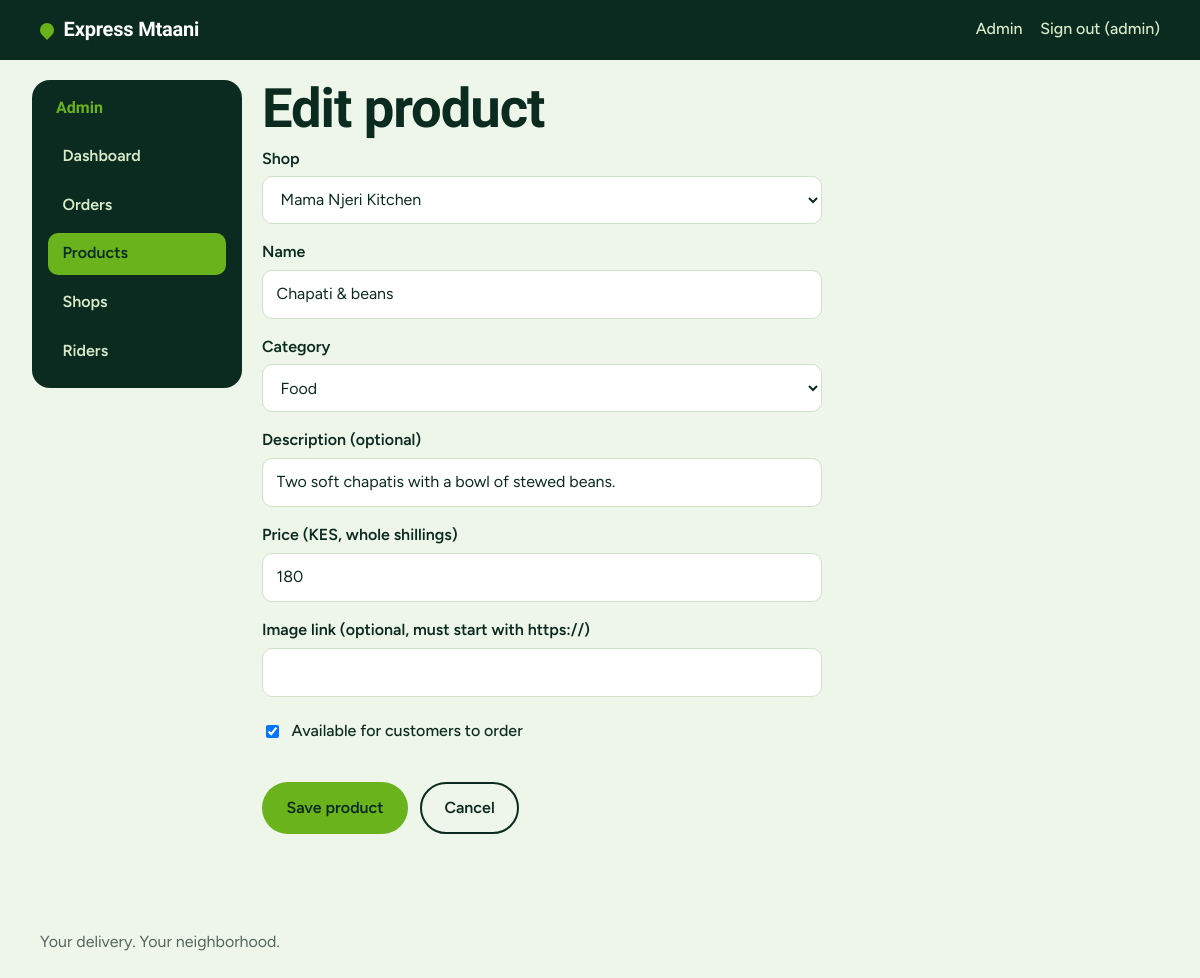
Page /admin/products/1/edit (signed in) on the committed database.
### app/models.py (models this page shows, shortened)
class User(UserMixin, db.Model):
    __tablename__ = "users"
    id = db.Column(db.Integer, primary_key=True)
    name = db.Column(db.String(80), nullable=False)
    email = db.Column(db.String(120), unique=True, nullable=False, index=True)
    phone = db.Column(db.String(20), nullable=False)
    password_hash = db.Column(db.String(255), nullable=False)
    role = db.Column(db.String(20), nullable=False, default="customer", index=True)
    active = db.Column(db.Boolean, nullable=False, default=True)
    approved = db.Column(db.Boolean, nullable=False, default=True)  # riders start unapproved
    created_at = db.Column(db.DateTime, nullable=False, default=utcnow)
    online = db.Column(db.Boolean, nullable=False, default=False)
    last_lat = db.Column(db.Float)
    last_lng = db.Column(db.Float)
    last_seen_at = db.Column(db.DateTime)
    @property
    def is_active(self):  # Flask-Login
        return bool(self.active)
    @property
    def first_name(self):
        return (self.name or "").split(" ")[0]

class Product(db.Model):
    __tablename__ = "products"
    id = db.Column(db.Integer, primary_key=True)
    shop_id = db.Column(db.Integer, db.ForeignKey("shops.id"), nullable=False, index=True)
    category = db.Column(db.String(30), nullable=False, default="food", index=True)
    name = db.Column(db.String(120), nullable=False)
    description = db.Column(db.String(255), nullable=False, default="")
    price = db.Column(db.Integer, nullable=False)  # whole Kenyan shillings
    image_url = db.Column(db.String(500))
    is_available = db.Column(db.Boolean, nullable=False, default=True)
    created_at = db.Column(db.DateTime, nullable=False, default=utcnow)
    shop = db.relationship("Shop", back_populates="products")

### app/admin.py (the view)
@bp.route("/products/<int:product_id>/edit", methods=["GET", "POST"])
def product_edit(product_id):
    product = db.get_or_404(Product, product_id)
    shops = Shop.query.order_by(Shop.name).all()
    values = {"shop_id": product.shop_id, "name": product.name, "description": product.description,
              "category": product.category, "price": product.price, "image_url": product.image_url or "",
              "is_available": product.is_available}
    errors = []
    if request.method == "POST":
        updated, values, errors = _product_from_form(product)
        if updated:
            db.session.commit()
            flash("Product updated.", "success")
            return redirect(url_for("admin.products"))
    return render_template("admin/product_form.html", values=values, errors=errors, shops=shops,
                           categories=CATEGORIES, editing=product), (400 if errors else 200)

### app/admin.py (called while the page is built)
@bp.before_request
def admin_only():
    if not current_user.is_authenticated:
        return redirect(url_for("auth.login", next=request.path))
    if current_user.role != "admin":
        abort(403)

### app/models.py (called while the page is built)
@login_manager.user_loader
def load_user(user_id):
    try:
        user = db.session.get(User, int(user_id))
    except (TypeError, ValueError):
        return None
    if user and user.active and (user.role != "rider" or user.approved):
        return user
    return None

### app/storefront.py (called while the page is built)
def _cart():
    cart = session.get("cart")
    if not isinstance(cart, dict) or not isinstance(cart.get("items"), dict) or "shop_id" not in cart:
        return {"shop_id": None, "items": {}}
    return cart

@bp.app_context_processor
def inject_cart_count():
    items = _cart()["items"]
    return {"cart_count": sum(v for v in items.values() if isinstance(v, int))}

### app/templates/admin/product_form.html (shortened to what this page needs)
{% extends "admin/base.html" %}
{% block admin %}
<h1>{{ 'Edit product' if editing else 'Add a product' }}</h1>
<form method="post" class="stack form-narrow" novalidate>
  <label class="field"><span class="field__label">Shop</span>
    <select name="shop_id" required>
      {% for s in shops %}<option value="{{ s.id }}" {{ 'selected' if values.shop_id|string == s.id|string }}>{{ s.name }}</option>{% endfor %}
    </select></label>
  <label class="field"><span class="field__label">Name</span>
    <input name="name" required maxlength="120" value="{{ values.name }}"></label>
  <label class="field"><span class="field__label">Category</span>
    <select name="category" required>
      {% for key, label in categories %}<option value="{{ key }}" {{ 'selected' if values.category == key }}>{{ label }}</option>{% endfor %}
    </select></label>
  <label class="field"><span class="field__label">Description (optional)</span>
    <input name="description" maxlength="255" value="{{ values.description }}"></label>
  <label class="field"><span class="field__label">Price (KES, whole shillings)</span>
    <input name="price" type="number" inputmode="numeric" min="1" max="1000000" required value="{{ values.price }}"></label>
  <label class="field"><span class="field__label">Image link (optional, must start with https://)</span>
    <input name="image_url" type="url" maxlength="500" value="{{ values.image_url }}"></label>
  <label class="radio"><input type="checkbox" name="is_available" {{ 'checked' if values.is_available }}> Available for customers to order</label>
  <div class="actions">
    <button class="btn btn--primary" type="submit">Save product</button>
    <a class="btn btn--ghost" href="{{ url_for('admin.products') }}">Cancel</a>
  </div>
</form>
{% endblock %}

### app/templates/base.html (shortened to what this page needs)
<!doctype html>
<html lang="en">
<head>
  <link rel="stylesheet" href="{{ url_for('static', filename='css/style.css') }}">
</head>
<body>
  <header class="site-header">
    <a class="brand" href="{{ url_for('shop.home') }}">
      <span class="brand__mark" aria-hidden="true"></span>Express Mtaani
    </a>
    <nav class="site-nav" aria-label="Main">
      {% if current_user.is_authenticated %}
        {% if current_user.role == 'admin' %}
          <a href="{{ url_for('admin.dashboard') }}">Admin</a>
        {% elif current_user.role == 'rider' %}
          <a href="{{ url_for('rider.dashboard') }}">Deliveries</a>
        {% else %}
          <a href="{{ url_for('shop.my_orders') }}">My orders</a>
        {% endif %}
        <form method="post" action="{{ url_for('auth.logout') }}" class="inline-form">
          <button type="submit" class="link-button">Sign out ({{ current_user.first_name }})</button>
        </form>
      {% else %}
        <a href="{{ url_for('shop.cart') }}">Cart{% if cart_count %} ({{ cart_count }}){% endif %}</a>
        <a href="{{ url_for('auth.login') }}">Sign in</a>
        <a href="{{ url_for('auth.register') }}">Sign up</a>
        <a href="{{ url_for('auth.rider_register') }}">Ride with us</a>
      {% endif %}
    </nav>
  </header>
  <main id="main">
    {% block content %}{% endblock %}
  </main>
  <footer class="site-footer">
    <p>Your delivery. Your neighborhood.</p>
  </footer>
</body>
</html>

### app/static/css/style.css (style rules this page uses)
:root { --green-900: #0b2b21; --green-700: #1b5a2a; --lime: #6ab31c; --lime-soft: #e3f1d0; --lime-text: #2f6b0a; --mint: #eef5e9; --surface: #ffffff; --line: #d3e1c8; --muted: #53665c; --danger: #b3261e; --danger-soft: #fbe9e7; --radius: 14px; --font-display: "Bricolage Grotesque", "Segoe UI", system-ui, sans-serif; --font-body: "Figtree", "Segoe UI", system-ui, sans-serif; }
*, *::before, *::after { box-sizing: border-box; }
html { -webkit-text-size-adjust: 100%; }
body { margin: 0; font-family: var(--font-body); font-size: 1rem; line-height: 1.55; color: var(--green-900); background: var(--mint); }
a { color: var(--lime-text); }
h1, h2 { font-family: var(--font-display); font-weight: 800; line-height: 1.08; letter-spacing: -0.02em; margin: 0 0 .5rem; }
h1 { font-size: clamp(2rem, 6vw, 3.4rem); }
p { margin: 0 0 1rem; }
.site-header { display: flex; align-items: center; justify-content: space-between; gap: 1rem; padding: .9rem clamp(1rem, 4vw, 2.5rem); background: var(--green-900); color: #fff; }
.brand { display: inline-flex; align-items: center; gap: .6rem; color: #fff; text-decoration: none; font-family: var(--font-display); font-weight: 800; font-size: 1.25rem; letter-spacing: -0.01em; }
.brand__mark { width: 14px; height: 14px; border-radius: 50% 50% 50% 0; transform: rotate(-45deg); background: var(--lime); }
.site-nav { display: flex; gap: 1.1rem; flex-wrap: wrap; }
.site-nav a { color: #d9ebc9; text-decoration: none; font-weight: 500; }
.site-footer { padding: 2rem clamp(1rem, 4vw, 2.5rem); color: var(--muted); }
.stack { display: grid; gap: 1rem; }
.btn { display: inline-flex; align-items: center; justify-content: center; gap: .4rem; min-height: 48px; padding: .7rem 1.4rem; border-radius: 999px; border: 2px solid transparent; font: inherit; font-weight: 600; text-decoration: none; cursor: pointer; }
.btn--primary { background: var(--lime); color: var(--green-900); }
.btn--ghost { background: transparent; border-color: var(--green-900); color: var(--green-900); }
.field { display: grid; gap: .3rem; }
.field__label { font-weight: 600; }
input, select, textarea { width: 100%; font: inherit; color: inherit; background: var(--surface); border: 1.5px solid var(--line); border-radius: 10px; padding: .7rem .85rem; min-height: 48px; }
.inline-form { display: inline; margin: 0; }
.link-button { background: none; border: 0; padding: 0; font: inherit; font-weight: 500; color: inherit; text-decoration: underline; cursor: pointer; }
.site-nav .link-button { color: #d9ebc9; text-decoration: none; }
.form-narrow { max-width: 560px; }
.radio { display: flex; gap: .6rem; align-items: center; padding: .4rem 0; font-weight: 500; }
.radio input { width: auto; min-height: 0; }
.admin .actions { margin: 1rem 0; }
.actions { display: flex; gap: .75rem; flex-wrap: wrap; align-items: center; margin: 1.25rem 0; }

### rows in the picture
User: first_name "admin"
Product: name "Chapati & beans", description "Two soft chapatis with a bowl of stewed beans."

### other values in the picture
{{ 'Edit product' if editing else 'Add a product' }} "Edit product"
form field shop_id "Mama Njeri Kitchen"
form field category "Food"
